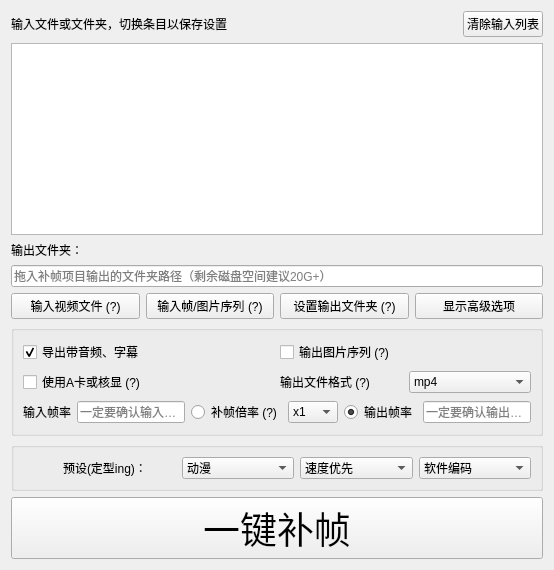
             <widget class="QWidget" name="InputArea" native="true">
              <layout class="QGridLayout" name="gridLayout">
               <item row="3" column="0">
                <widget class="QLabel" name="OutputLabel">
                 <property name="sizePolicy">
                  <sizepolicy hsizetype="Preferred" vsizetype="Fixed">
                   <horstretch>0</horstretch>
                   <verstretch>0</verstretch>
                  </sizepolicy>
                 </property>
                 <property name="text">
                  <string>输出文件夹：</string>
                 </property>
                </widget>
               </item>
               <item row="12" column="0">
                <widget class="QPushButton" name="AllInOne">
                 <property name="sizePolicy">
                  <sizepolicy hsizetype="Minimum" vsizetype="Fixed">
                   <horstretch>0</horstretch>
                   <verstretch>0</verstretch>
                  </sizepolicy>
                 </property>
                 <property name="font">
                  <font>
                   <family>Abril Fatface</family>
                   <pointsize>28</pointsize>
                  </font>
                 </property>
                 <property name="text">
                  <string>一键补帧</string>
                 </property>
                </widget>
               </item>
               <item row="9" column="0">
                <widget class="QGroupBox" name="groupBox">
                 <property name="title">
                  <string/>
                 </property>
                 <layout class="QGridLayout" name="gridLayout_14">
                  <item row="0" column="0">
                   <layout class="QGridLayout" name="gridLayout_9">
                    <item row="4" column="0">
                     <widget class="QCheckBox" name="UseNCNNButton">
                      <property name="sizePolicy">
                       <sizepolicy hsizetype="Preferred" vsizetype="Fixed">
                        <horstretch>0</horstretch>
                        <verstretch>0</verstretch>
                       </sizepolicy>
                      </property>
                      <property name="toolTip">
                       <string>&lt;html&gt;&lt;head/&gt;&lt;body&gt;&lt;p&gt;强制使用检测到的A卡或核显进行补帧任务&lt;/p&gt;&lt;/body&gt;&lt;/html&gt;</string>
                      </property>
                      <property name="text">
                       <string>使用A卡或核显 (?)</string>
                      </property>
                     </widget>
                    </item>
                    <item row="0" column="0">
                     <widget class="QCheckBox" name="SaveAudioChecker">
                      <property name="sizePolicy">
                       <sizepolicy hsizetype="Preferred" vsizetype="Fixed">
                        <horstretch>0</horstretch>
                        <verstretch>0</verstretch>
                       </sizepolicy>
                      </property>
                      <property name="text">
                       <string>导出带音频、字幕</string>
                      </property>
                      <property name="checked">
                       <bool>true</bool>
                      </property>
                     </widget>
                    </item>
                    <item row="0" column="1">
                     <widget class="QCheckBox" name="ImgOutputChecker">
                      <property name="sizePolicy">
                       <sizepolicy hsizetype="Preferred" vsizetype="Fixed">
                        <horstretch>0</horstretch>
                        <verstretch>0</verstretch>
                       </sizepolicy>
                      </property>
                      <property name="toolTip">
                       <string>&lt;html&gt;&lt;head/&gt;&lt;body&gt;&lt;p&gt;输出图片序列，输出格式支持png、tiff等&lt;/p&gt;&lt;p&gt;&lt;span style=&quot; font-weight:600;&quot;&gt;命名格式:0&amp;gt;8d,如 00000008.png&lt;/span&gt;&lt;/p&gt;&lt;/body&gt;&lt;/html&gt;</string>
                      </property>
                      <property name="text">
                       <string>输出图片序列 (?)</string>
                      </property>
                     </widget>
                    </item>
                    <item row="4" column="1">
                     <layout class="QHBoxLayout" name="horizontalLayout_6">
                      <property name="sizeConstraint">
                       <enum>QLayout::SetMaximumSize</enum>
                      </property>
                      <item>
                       <widget class="QLabel" name="label_12">
                        <property name="sizePolicy">
                         <sizepolicy hsizetype="Preferred" vsizetype="Fixed">
                          <horstretch>0</horstretch>
                          <verstretch>0</verstretch>
                         </sizepolicy>
                        </property>
                        <property name="toolTip">
                         <string>&lt;html&gt;&lt;head/&gt;&lt;body&gt;&lt;p&gt;&lt;span style=&quot; font-weight:600;&quot;&gt;如果音频合并出现问题，请尝试更换输出文件格式&lt;/span&gt;&lt;/p&gt;&lt;p&gt;&lt;span style=&quot; font-weight:600;&quot;&gt;mov&lt;/span&gt;兼容大多数音视频轨，但对字幕轨兼容不太好；&lt;/p&gt;&lt;p&gt;&lt;span style=&quot; font-weight:600;&quot;&gt;mkv&lt;/span&gt;兼容大多数字幕轨，但不支持pcm音频输出（这种情况请改为mov）&lt;/p&gt;&lt;p&gt;&lt;span style=&quot; font-weight:600;&quot;&gt;mp4&lt;/span&gt;支持流式传输，不支持truehd、dts等特种音频格式包装&lt;/p&gt;&lt;/body&gt;&lt;/html&gt;</string>
                        </property>
                        <property name="text">
                         <string>输出文件格式 (?)</string>
                        </property>
                        <property name="alignment">
                         <set>Qt::AlignLeading|Qt::AlignLeft|Qt::AlignVCenter</set>
                        </property>
                       </widget>
                      </item>
                      <item>
                       <widget class="MyComboBox" name="ExtSelector">
                        <property name="sizePolicy">
                         <sizepolicy hsizetype="Preferred" vsizetype="Fixed">
                          <horstretch>0</horstretch>
                          <verstretch>0</verstretch>
                         </sizepolicy>
                        </property>
                        <property name="toolTip">
                         <string>&lt;html&gt;&lt;head/&gt;&lt;body&gt;&lt;p&gt;如果音频合并出现问题，请尝试更换输出文件格式&lt;/p&gt;&lt;p&gt;&lt;span style=&quot; font-weight:600;&quot;&gt;mov&lt;/span&gt;兼容大多数音视频轨，但对字幕轨兼容不太好；&lt;/p&gt;&lt;p&gt;&lt;span style=&quot; font-weight:600;&quot;&gt;mkv&lt;/span&gt;兼容大多数字幕轨，但不支持pcm音频输出&lt;span style=&quot; font-weight:600;&quot;&gt;（这种情况请改为mov）&lt;/span&gt;&lt;/p&gt;&lt;p&gt;&lt;span style=&quot; font-weight:600;&quot;&gt;mp4&lt;/span&gt;支持流式传输，不支持truehd、dts等特种音频格式包装&lt;/p&gt;&lt;/body&gt;&lt;/html&gt;</string>
                        </property>
                        <item>
                         <property name="text">
                          <string>mp4</string>
                         </property>
                        </item>
                        <item>
                         <property name="text">
                          <string>mkv</string>
                         </property>
                        </item>
                        <item>
                         <property name="text">
                          <string>mov</string>
                         </property>
                        </item>
                       </widget>
                      </item>
                     </layout>
                    </item>
                   </layout>
                  </item>
                  <item row="1" column="0">
                   <layout class="QHBoxLayout" name="horizontalLayout">
                    <item>
                     <widget class="QLabel" name="InputFPSReminder">
                      <property name="sizePolicy">
                       <sizepolicy hsizetype="Preferred" vsizetype="Fixed">
                        <horstretch>0</horstretch>
                        <verstretch>0</verstretch>
                       </sizepolicy>
                      </property>
                      <property name="text">
                       <string>输入帧率</string>
                      </property>
                      <property name="alignment">
                       <set>Qt::AlignLeading|Qt::AlignLeft|Qt::AlignVCenter</set>
                      </property>
                     </widget>
                    </item>
                    <item>
                     <widget class="MyLineWidget" name="InputFPS">
                      <property name="sizePolicy">
                       <sizepolicy hsizetype="Preferred" vsizetype="Fixed">
                        <horstretch>0</horstretch>
                        <verstretch>0</verstretch>
                       </sizepolicy>
                      </property>
                      <property name="dragEnabled">
                       <bool>true</bool>
                      </property>
                      <property name="placeholderText">
                       <string>一定要确认输入帧率！</string>
                      </property>
                     </widget>
                    </item>
                    <item>
                     <widget class="QRadioButton" name="InterpExpReminder">
                      <property name="toolTip">
                       <string>&lt;html&gt;&lt;head/&gt;&lt;body&gt;&lt;p&gt;1. 输入为视频，输出为视频或图片序列：实际输出帧率以&lt;span style=&quot; font-weight:600;&quot;&gt;输出帧率&lt;/span&gt;为准，与补帧倍率无关：&lt;/p&gt;&lt;p&gt;一个长度为1s的24fps输入视频在补帧倍率为x2，输出帧率为60的情况下，会输出&lt;span style=&quot; font-weight:600;&quot;&gt;60fps的视频或者60张图片&lt;/span&gt;；&lt;/p&gt;&lt;p&gt;&lt;br/&gt;&lt;/p&gt;&lt;p&gt;2. 输入为图片序列，输出为视频：每张输入图片会&lt;span style=&quot; font-weight:600;&quot;&gt;按照补帧倍率重复N次&lt;/span&gt;，再输入到软件进行补帧，并被压制为&lt;span style=&quot; font-weight:600;&quot;&gt;输出帧率&lt;/span&gt;：&lt;/p&gt;&lt;p&gt;一个24fps，有24张图片的图片序列在补帧倍率为x2，输出帧率为60的情况下，会输出60fps的视频，且&lt;span style=&quot; font-weight:600;&quot;&gt;大于48fps的部分为重复帧&lt;/span&gt;；&lt;/p&gt;&lt;p&gt;&lt;br/&gt;&lt;/p&gt;&lt;p&gt;3. 输入为图片序列，输出为图片序列：每张输入图片会&lt;span style=&quot; font-weight:600;&quot;&gt;按照补帧倍率重复N次&lt;/span&gt;，并按照补帧倍率输出：&lt;/p&gt;&lt;p&gt;一个24fps，有24张图片的图片序列在补帧倍率为x2，输出帧率为60的情况下，会&lt;span style=&quot; font-weight:600;&quot;&gt;输出48张图片&lt;/span&gt;&lt;/p&gt;&lt;/body&gt;&lt;/html&gt;</string>
                      </property>
                      <property name="text">
                       <string>补帧倍率 (?)</string>
                      </property>
                      <property name="checked">
                       <bool>false</bool>
                      </property>
                     </widget>
                    </item>
                    <item>
                     <widget class="MyComboBox" name="ExpSelecter">
                      <property name="sizePolicy">
                       <sizepolicy hsizetype="Preferred" vsizetype="Fixed">
                        <horstretch>0</horstretch>
                        <verstretch>0</verstretch>
                       </sizepolicy>
                      </property>
                      <property name="toolTip">
                       <string>&lt;html&gt;&lt;head/&gt;&lt;body&gt;&lt;p&gt;在输出图片序列时，将按照此处设置的补帧倍率对图片序列补帧并输出&lt;/p&gt;&lt;p&gt;输入为图片序列且输出为视频时，软件将按照补帧倍率倍帧后进行补帧，并按照右侧的输出帧率输出视频&lt;/p&gt;&lt;/body&gt;&lt;/html&gt;</string>
                      </property>
                      <item>
                       <property name="text">
                        <string>x1</string>
                       </property>
                      </item>
                      <item>
                       <property name="text">
                        <string>x2</string>
                       </property>
                      </item>
                      <item>
                       <property name="text">
                        <string>x4</string>
                       </property>
                      </item>
                      <item>
                       <property name="text">
                        <string>x8</string>
                       </property>
                      </item>
                      <item>
                       <property name="text">
                        <string>x16</string>
                       </property>
                      </item>
                      <item>
                       <property name="text">
                        <string>x32</string>
                       </property>
                      </item>
                      <item>
                       <property name="text">
                        <string>x64</string>
                       </property>
                      </item>
                     </widget>
                    </item>
                    <item>
                     <widget class="QRadioButton" name="OutputFPSReminder">
                      <property name="text">
                       <string>输出帧率</string>
                      </property>
                      <property name="checked">
                       <bool>true</bool>
                      </property>
                     </widget>
                    </item>
                    <item>
                     <widget class="MyLineWidget" name="OutputFPS">
                      <property name="enabled">
                       <bool>true</bool>
                      </property>
                      <property name="sizePolicy">
                       <sizepolicy hsizetype="Minimum" vsizetype="Fixed">
                        <horstretch>0</horstretch>
                        <verstretch>0</verstretch>
                       </sizepolicy>
                      </property>
                      <property name="dragEnabled">
                       <bool>true</bool>
                      </property>
                      <property name="placeholderText">
                       <string>一定要确认输出帧率</string>
                      </property>
                     </widget>
                    </item>
                   </layout>
                  </item>
                 </layout>
                </widget>
               </item>
               <item row="8" column="0">
                <layout class="QHBoxLayout" name="horizontalLayout_12">
                 <item>
                  <widget class="QPushButton" name="InputButton">
                   <property name="sizePolicy">
                    <sizepolicy hsizetype="Minimum" vsizetype="Fixed">
                     <horstretch>0</horstretch>
                     <verstretch>0</verstretch>
                    </sizepolicy>
                   </property>
                   <property name="toolTip">
                    <string>&lt;html&gt;&lt;head/&gt;&lt;body&gt;&lt;p&gt;（支持批处理）&lt;/p&gt;&lt;/body&gt;&lt;/html&gt;</string>
                   </property>
                   <property name="text">
                    <string>输入视频文件 (?)</string>
                   </property>
                  </widget>
                 </item>
                 <item>
                  <widget class="QPushButton" name="InputDirButton">
                   <property name="sizePolicy">
                    <sizepolicy hsizetype="Minimum" vsizetype="Fixed">
                     <horstretch>0</horstretch>
                     <verstretch>0</verstretch>
                    </sizepolicy>
                   </property>
                   <property name="toolTip">
                    <string>&lt;html&gt;&lt;head/&gt;&lt;body&gt;&lt;p&gt;&lt;span style=&quot; font-weight:600;&quot;&gt;不支持交错或带有透明通道的图片&lt;/span&gt;&lt;/p&gt;&lt;p&gt;如要求输入有序，文件命名&lt;span style=&quot; font-weight:600;&quot;&gt;应等长&lt;/span&gt;，如&lt;br/&gt;input_0001.png, input_0002.png, ...&lt;/p&gt;&lt;p&gt;以下输入不保证输入有序：&lt;/p&gt;&lt;p&gt;1.png, 2.png, ..., 10.png, 11.png&lt;/p&gt;&lt;p&gt;应改为：&lt;/p&gt;&lt;p&gt;01.png, 02.png, ..., 10.png&lt;/p&gt;&lt;/body&gt;&lt;/html&gt;</string>
                   </property>
                   <property name="text">
                    <string>输入帧/图片序列 (?)</string>
                   </property>
                  </widget>
                 </item>
                 <item>
                  <widget class="QPushButton" name="OutputButton">
                   <property name="sizePolicy">
                    <sizepolicy hsizetype="Minimum" vsizetype="Fixed">
                     <horstretch>0</horstretch>
                     <verstretch>0</verstretch>
                    </sizepolicy>
                   </property>
                   <property name="toolTip">
                    <string>&lt;html&gt;&lt;head/&gt;&lt;body&gt;&lt;p&gt;当输出为图片序列，最终输出位置为指定输出文件夹&lt;span style=&quot; font-weight:600;&quot;&gt;内&lt;/span&gt;一个带有&lt;span style=&quot; font-weight:600;&quot;&gt;输入文件夹名称&lt;/span&gt;的子文件夹&lt;/p&gt;&lt;/body&gt;&lt;/html&gt;</string>
                   </property>
                   <property name="text">
                    <string>设置输出文件夹 (?)</string>
                   </property>
                  </widget>
                 </item>
                 <item>
                  <widget class="QPushButton" name="ShowAdvance">
                   <property name="text">
                    <string>显示高级选项</string>
                   </property>
                  </widget>
                 </item>
                </layout>
               </item>
               <item row="2" column="0">
                <widget class="MyListWidget" name="InputFileName">
                 <property name="sizePolicy">
                  <sizepolicy hsizetype="Preferred" vsizetype="Expanding">
                   <horstretch>0</horstretch>
                   <verstretch>0</verstretch>
                  </sizepolicy>
                 </property>
                 <property name="toolTip">
                  <string>&lt;html&gt;&lt;head/&gt;&lt;body&gt;&lt;p&gt;&lt;span style=&quot; font-weight:600;&quot;&gt;“-”&lt;/span&gt;号为删除当前任务条目（Remove）&lt;/p&gt;&lt;p&gt;&lt;span style=&quot; font-weight:600;&quot;&gt;“+”&lt;/span&gt;号为以当前任务条目为基础复制生成相同任务（Duplicate）&lt;/p&gt;&lt;/body&gt;&lt;/html&gt;</string>
                 </property>
                 <property name="tabKeyNavigation">
                  <bool>true</bool>
                 </property>
                 <property name="dragEnabled">
                  <bool>true</bool>
                 </property>
                 <property name="dragDropOverwriteMode">
                  <bool>true</bool>
                 </property>
                 <property name="dragDropMode">
                  <enum>QAbstractItemView::DragDrop</enum>
                 </property>
                 <property name="alternatingRowColors">
                  <bool>false</bool>
                 </property>
                 <property name="viewMode">
                  <enum>QListView::ListMode</enum>
                 </property>
                </widget>
               </item>
               <item row="4" column="0">
                <widget class="MyLineWidget" name="OutputFolder">
                 <property name="sizePolicy">
                  <sizepolicy hsizetype="Expanding" vsizetype="Fixed">
                   <horstretch>0</horstretch>
                   <verstretch>0</verstretch>
                  </sizepolicy>
                 </property>
                 <property name="dragEnabled">
                  <bool>true</bool>
                 </property>
                 <property name="placeholderText">
                  <string>拖入补帧项目输出的文件夹路径（剩余磁盘空间建议20G+）</string>
                 </property>
                </widget>
               </item>
               <item row="0" column="0">
                <layout class="QHBoxLayout" name="horizontalLayout_7">
                 <item>
                  <widget class="QLabel" name="InputLabel">
                   <property name="sizePolicy">
                    <sizepolicy hsizetype="Expanding" vsizetype="Fixed">
                     <horstretch>0</horstretch>
                     <verstretch>0</verstretch>
                    </sizepolicy>
                   </property>
                   <property name="text">
                    <string>输入文件或文件夹，切换条目以保存设置</string>
                   </property>
                  </widget>
                 </item>
                 <item>
                  <widget class="QPushButton" name="ClearInputButton">
                   <property name="text">
                    <string>清除输入列表</string>
                   </property>
                  </widget>
                 </item>
                </layout>
               </item>
               <item row="10" column="0">
                <widget class="QGroupBox" name="SettingsPresetGroup">
                 <property name="title">
                  <string/>
                 </property>
                 <layout class="QGridLayout" name="gridLayout_35">
                  <item row="0" column="3">
                   <widget class="MyComboBox" name="SettingsPresetsSQ">
                    <item>
                     <property name="text">
                      <string>速度优先</string>
                     </property>
                    </item>
                    <item>
                     <property name="text">
                      <string>质量优先</string>
                     </property>
                    </item>
                   </widget>
                  </item>
                  <item row="0" column="1">
                   <widget class="QLabel" name="SettingsPresetLabel">
                    <property name="layoutDirection">
                     <enum>Qt::LeftToRight</enum>
                    </property>
                    <property name="text">
                     <string>预设(定型ing)：</string>
                    </property>
                    <property name="alignment">
                     <set>Qt::AlignLeading|Qt::AlignLeft|Qt::AlignVCenter</set>
                    </property>
                   </widget>
                  </item>
                  <item row="0" column="2">
                   <widget class="MyComboBox" name="SettingsPresetsInputs">
                    <item>
                     <property name="text">
                      <string>动漫</string>
                     </property>
                    </item>
                    <item>
                     <property name="text">
                      <string>电影</string>
                     </property>
                    </item>
                   </widget>
                  </item>
                  <item row="0" column="4">
                   <widget class="MyComboBox" name="SettingsPresetsEncode">
                    <item>
                     <property name="text">
                      <string>软件编码</string>
                     </property>
                    </item>
                    <item>
                     <property name="text">
                      <string>硬件编码</string>
                     </property>
                    </item>
                   </widget>
                  </item>
                  <item row="0" column="0">
                   <spacer name="horizontalSpacer_2">
                    <property name="orientation">
                     <enum>Qt::Horizontal</enum>
                    </property>
                    <property name="sizeType">
                     <enum>QSizePolicy::Minimum</enum>
                    </property>
                    <property name="sizeHint" stdset="0">
                     <size>
                      <width>40</width>
                      <height>20</height>
                     </size>
                    </property>
                   </spacer>
                  </item>
                 </layout>
                </widget>
               </item>
              </layout>
             </widget>
